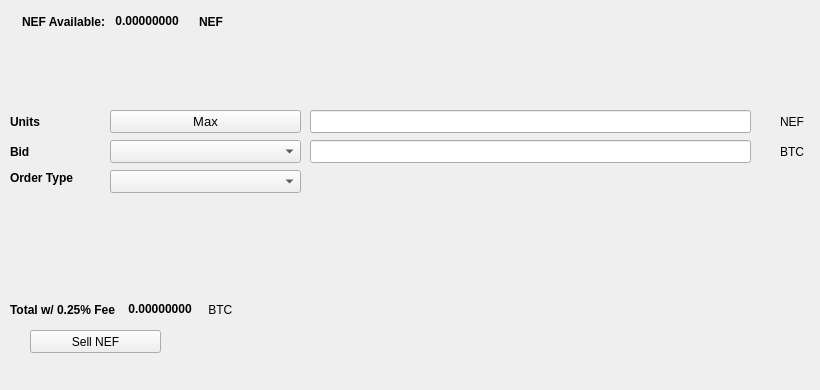
   <widget class="QWidget" name="SellTab">
    <attribute name="title">
     <string>Sell</string>
    </attribute>
    <widget class="QLabel" name="label_16">
     <property name="geometry">
      <rect>
       <x>780</x>
       <y>140</y>
       <width>31</width>
       <height>23</height>
      </rect>
     </property>
     <property name="text">
      <string>BTC</string>
     </property>
    </widget>
    <widget class="QComboBox" name="SellBidcomboBox">
     <property name="geometry">
      <rect>
       <x>110</x>
       <y>140</y>
       <width>191</width>
       <height>23</height>
      </rect>
     </property>
     <property name="font">
      <font>
       <pointsize>10</pointsize>
      </font>
     </property>
    </widget>
    <widget class="QLabel" name="label_18">
     <property name="geometry">
      <rect>
       <x>10</x>
       <y>110</y>
       <width>46</width>
       <height>23</height>
      </rect>
     </property>
     <property name="font">
      <font>
       <weight>75</weight>
       <bold>true</bold>
      </font>
     </property>
     <property name="text">
      <string>Units</string>
     </property>
    </widget>
    <widget class="QPushButton" name="Sell_Max_Amount">
     <property name="geometry">
      <rect>
       <x>110</x>
       <y>110</y>
       <width>191</width>
       <height>23</height>
      </rect>
     </property>
     <property name="font">
      <font>
       <pointsize>10</pointsize>
      </font>
     </property>
     <property name="text">
      <string>Max</string>
     </property>
    </widget>
    <widget class="QLabel" name="label_20">
     <property name="geometry">
      <rect>
       <x>10</x>
       <y>170</y>
       <width>91</width>
       <height>16</height>
      </rect>
     </property>
     <property name="font">
      <font>
       <weight>75</weight>
       <bold>true</bold>
      </font>
     </property>
     <property name="text">
      <string>Order Type</string>
     </property>
    </widget>
    <widget class="QComboBox" name="SellOrdertypeCombo">
     <property name="geometry">
      <rect>
       <x>110</x>
       <y>170</y>
       <width>191</width>
       <height>23</height>
      </rect>
     </property>
     <property name="font">
      <font>
       <pointsize>10</pointsize>
      </font>
     </property>
    </widget>
    <widget class="QLabel" name="label_21">
     <property name="geometry">
      <rect>
       <x>10</x>
       <y>140</y>
       <width>46</width>
       <height>23</height>
      </rect>
     </property>
     <property name="font">
      <font>
       <weight>75</weight>
       <bold>true</bold>
      </font>
     </property>
     <property name="text">
      <string>Bid</string>
     </property>
    </widget>
    <widget class="QLabel" name="label_22">
     <property name="geometry">
      <rect>
       <x>780</x>
       <y>110</y>
       <width>31</width>
       <height>23</height>
      </rect>
     </property>
     <property name="text">
      <string>NEF</string>
     </property>
    </widget>
    <widget class="QLineEdit" name="UnitsInputNEF">
     <property name="geometry">
      <rect>
       <x>310</x>
       <y>110</y>
       <width>441</width>
       <height>23</height>
      </rect>
     </property>
     <property name="font">
      <font>
       <pointsize>9</pointsize>
       <weight>75</weight>
       <bold>true</bold>
      </font>
     </property>
    </widget>
    <widget class="QLineEdit" name="SellBidPriceEdit">
     <property name="geometry">
      <rect>
       <x>310</x>
       <y>140</y>
       <width>441</width>
       <height>23</height>
      </rect>
     </property>
     <property name="font">
      <font>
       <pointsize>9</pointsize>
       <weight>75</weight>
       <bold>true</bold>
      </font>
     </property>
    </widget>
    <widget class="QPushButton" name="SellNEFBTN">
     <property name="geometry">
      <rect>
       <x>30</x>
       <y>330</y>
       <width>131</width>
       <height>23</height>
      </rect>
     </property>
     <property name="text">
      <string>Sell NEF</string>
     </property>
     <property name="icon">
      <iconset resource="../nef">
       <normaloff>:/icons/bitcoin</normaloff>:/icons/bitcoin</iconset>
     </property>
    </widget>
    <widget class="QWidget" name="layoutWidget3">
     <property name="geometry">
      <rect>
       <x>22</x>
       <y>12</y>
       <width>258</width>
       <height>19</height>
      </rect>
     </property>
     <layout class="QHBoxLayout" name="horizontalLayout">
      <item>
       <widget class="QLabel" name="label232_2">
        <property name="font">
         <font>
          <weight>75</weight>
          <bold>true</bold>
         </font>
        </property>
        <property name="text">
         <string>NEF Available:</string>
        </property>
       </widget>
      </item>
      <item>
       <widget class="QLabel" name="NEFAvailableLabel">
        <property name="palette">
         <palette>
          <active>
           <colorrole role="WindowText">
            <brush brushstyle="SolidPattern">
             <color alpha="255">
              <red>0</red>
              <green>0</green>
              <blue>0</blue>
             </color>
            </brush>
           </colorrole>
           <colorrole role="Button">
            <brush brushstyle="SolidPattern">
             <color alpha="255">
              <red>0</red>
              <green>170</green>
              <blue>0</blue>
             </color>
            </brush>
           </colorrole>
           <colorrole role="Light">
            <brush brushstyle="SolidPattern">
             <color alpha="255">
              <red>0</red>
              <green>255</green>
              <blue>0</blue>
             </color>
            </brush>
           </colorrole>
           <colorrole role="Midlight">
            <brush brushstyle="SolidPattern">
             <color alpha="255">
              <red>0</red>
              <green>212</green>
              <blue>0</blue>
             </color>
            </brush>
           </colorrole>
           <colorrole role="Dark">
            <brush brushstyle="SolidPattern">
             <color alpha="255">
              <red>0</red>
              <green>85</green>
              <blue>0</blue>
             </color>
            </brush>
           </colorrole>
           <colorrole role="Mid">
            <brush brushstyle="SolidPattern">
             <color alpha="255">
              <red>0</red>
              <green>113</green>
              <blue>0</blue>
             </color>
            </brush>
           </colorrole>
           <colorrole role="Text">
            <brush brushstyle="SolidPattern">
             <color alpha="255">
              <red>0</red>
              <green>170</green>
              <blue>0</blue>
             </color>
            </brush>
           </colorrole>
           <colorrole role="BrightText">
            <brush brushstyle="SolidPattern">
             <color alpha="255">
              <red>255</red>
              <green>255</green>
              <blue>255</blue>
             </color>
            </brush>
           </colorrole>
           <colorrole role="ButtonText">
            <brush brushstyle="SolidPattern">
             <color alpha="255">
              <red>0</red>
              <green>0</green>
              <blue>0</blue>
             </color>
            </brush>
           </colorrole>
           <colorrole role="Base">
            <brush brushstyle="SolidPattern">
             <color alpha="255">
              <red>255</red>
              <green>255</green>
              <blue>255</blue>
             </color>
            </brush>
           </colorrole>
           <colorrole role="Window">
            <brush brushstyle="SolidPattern">
             <color alpha="255">
              <red>0</red>
              <green>170</green>
              <blue>0</blue>
             </color>
            </brush>
           </colorrole>
           <colorrole role="Shadow">
            <brush brushstyle="SolidPattern">
             <color alpha="255">
              <red>0</red>
              <green>0</green>
              <blue>0</blue>
             </color>
            </brush>
           </colorrole>
           <colorrole role="AlternateBase">
            <brush brushstyle="SolidPattern">
             <color alpha="255">
              <red>127</red>
              <green>212</green>
              <blue>127</blue>
             </color>
            </brush>
           </colorrole>
           <colorrole role="ToolTipBase">
            <brush brushstyle="SolidPattern">
             <color alpha="255">
              <red>255</red>
              <green>255</green>
              <blue>220</blue>
             </color>
            </brush>
           </colorrole>
           <colorrole role="ToolTipText">
            <brush brushstyle="SolidPattern">
             <color alpha="255">
              <red>0</red>
              <green>0</green>
              <blue>0</blue>
             </color>
            </brush>
           </colorrole>
          </active>
          <inactive>
           <colorrole role="WindowText">
            <brush brushstyle="SolidPattern">
             <color alpha="255">
              <red>0</red>
              <green>0</green>
              <blue>0</blue>
             </color>
            </brush>
           </colorrole>
           <colorrole role="Button">
            <brush brushstyle="SolidPattern">
             <color alpha="255">
              <red>0</red>
              <green>170</green>
              <blue>0</blue>
             </color>
            </brush>
           </colorrole>
           <colorrole role="Light">
            <brush brushstyle="SolidPattern">
             <color alpha="255">
              <red>0</red>
              <green>255</green>
              <blue>0</blue>
             </color>
            </brush>
           </colorrole>
           <colorrole role="Midlight">
            <brush brushstyle="SolidPattern">
             <color alpha="255">
              <red>0</red>
              <green>212</green>
              <blue>0</blue>
             </color>
            </brush>
           </colorrole>
           <colorrole role="Dark">
            <brush brushstyle="SolidPattern">
             <color alpha="255">
              <red>0</red>
              <green>85</green>
              <blue>0</blue>
             </color>
            </brush>
           </colorrole>
           <colorrole role="Mid">
            <brush brushstyle="SolidPattern">
             <color alpha="255">
              <red>0</red>
              <green>113</green>
              <blue>0</blue>
             </color>
            </brush>
           </colorrole>
           <colorrole role="Text">
            <brush brushstyle="SolidPattern">
             <color alpha="255">
              <red>0</red>
              <green>170</green>
              <blue>0</blue>
             </color>
            </brush>
           </colorrole>
           <colorrole role="BrightText">
            <brush brushstyle="SolidPattern">
             <color alpha="255">
              <red>255</red>
              <green>255</green>
              <blue>255</blue>
             </color>
            </brush>
           </colorrole>
           <colorrole role="ButtonText">
            <brush brushstyle="SolidPattern">
             <color alpha="255">
              <red>0</red>
              <green>0</green>
              <blue>0</blue>
             </color>
            </brush>
           </colorrole>
           <colorrole role="Base">
            <brush brushstyle="SolidPattern">
             <color alpha="255">
              <red>255</red>
              <green>255</green>
              <blue>255</blue>
             </color>
            </brush>
           </colorrole>
           <colorrole role="Window">
            <brush brushstyle="SolidPattern">
             <color alpha="255">
              <red>0</red>
              <green>170</green>
              <blue>0</blue>
             </color>
            </brush>
           </colorrole>
           <colorrole role="Shadow">
            <brush brushstyle="SolidPattern">
             <color alpha="255">
              <red>0</red>
              <green>0</green>
              <blue>0</blue>
             </color>
            </brush>
           </colorrole>
           <colorrole role="AlternateBase">
            <brush brushstyle="SolidPattern">
             <color alpha="255">
              <red>127</red>
              <green>212</green>
              <blue>127</blue>
             </color>
            </brush>
           </colorrole>
           <colorrole role="ToolTipBase">
            <brush brushstyle="SolidPattern">
             <color alpha="255">
              <red>255</red>
              <green>255</green>
              <blue>220</blue>
             </color>
            </brush>
           </colorrole>
           <colorrole role="ToolTipText">
            <brush brushstyle="SolidPattern">
             <color alpha="255">
              <red>0</red>
              <green>0</green>
              <blue>0</blue>
             </color>
            </brush>
           </colorrole>
          </inactive>
          <disabled>
           <colorrole role="WindowText">
            <brush brushstyle="SolidPattern">
             <color alpha="255">
              <red>0</red>
              <green>85</green>
              <blue>0</blue>
             </color>
            </brush>
           </colorrole>
           <colorrole role="Button">
            <brush brushstyle="SolidPattern">
             <color alpha="255">
              <red>0</red>
              <green>170</green>
              <blue>0</blue>
             </color>
            </brush>
           </colorrole>
           <colorrole role="Light">
            <brush brushstyle="SolidPattern">
             <color alpha="255">
              <red>0</red>
              <green>255</green>
              <blue>0</blue>
             </color>
            </brush>
           </colorrole>
           <colorrole role="Midlight">
            <brush brushstyle="SolidPattern">
             <color alpha="255">
              <red>0</red>
              <green>212</green>
              <blue>0</blue>
             </color>
            </brush>
           </colorrole>
           <colorrole role="Dark">
            <brush brushstyle="SolidPattern">
             <color alpha="255">
              <red>0</red>
              <green>85</green>
              <blue>0</blue>
             </color>
            </brush>
           </colorrole>
           <colorrole role="Mid">
            <brush brushstyle="SolidPattern">
             <color alpha="255">
              <red>0</red>
              <green>113</green>
              <blue>0</blue>
             </color>
            </brush>
           </colorrole>
           <colorrole role="Text">
            <brush brushstyle="SolidPattern">
             <color alpha="255">
              <red>0</red>
              <green>85</green>
              <blue>0</blue>
             </color>
            </brush>
           </colorrole>
           <colorrole role="BrightText">
            <brush brushstyle="SolidPattern">
             <color alpha="255">
              <red>255</red>
              <green>255</green>
              <blue>255</blue>
             </color>
            </brush>
           </colorrole>
           <colorrole role="ButtonText">
            <brush brushstyle="SolidPattern">
             <color alpha="255">
              <red>0</red>
              <green>85</green>
              <blue>0</blue>
             </color>
            </brush>
           </colorrole>
           <colorrole role="Base">
            <brush brushstyle="SolidPattern">
             <color alpha="255">
              <red>0</red>
              <green>170</green>
              <blue>0</blue>
             </color>
            </brush>
           </colorrole>
           <colorrole role="Window">
            <brush brushstyle="SolidPattern">
             <color alpha="255">
              <red>0</red>
              <green>170</green>
              <blue>0</blue>
             </color>
            </brush>
           </colorrole>
           <colorrole role="Shadow">
            <brush brushstyle="SolidPattern">
             <color alpha="255">
              <red>0</red>
              <green>0</green>
              <blue>0</blue>
             </color>
            </brush>
           </colorrole>
           <colorrole role="AlternateBase">
            <brush brushstyle="SolidPattern">
             <color alpha="255">
              <red>0</red>
              <green>170</green>
              <blue>0</blue>
             </color>
            </brush>
           </colorrole>
           <colorrole role="ToolTipBase">
            <brush brushstyle="SolidPattern">
             <color alpha="255">
              <red>255</red>
              <green>255</green>
              <blue>220</blue>
             </color>
            </brush>
           </colorrole>
           <colorrole role="ToolTipText">
            <brush brushstyle="SolidPattern">
             <color alpha="255">
              <red>0</red>
              <green>0</green>
              <blue>0</blue>
             </color>
            </brush>
           </colorrole>
          </disabled>
         </palette>
        </property>
        <property name="font">
         <font>
          <weight>75</weight>
          <bold>true</bold>
         </font>
        </property>
        <property name="text">
         <string> 0.00000000 </string>
        </property>
        <property name="textInteractionFlags">
         <set>Qt::LinksAccessibleByMouse|Qt::TextSelectableByKeyboard|Qt::TextSelectableByMouse</set>
        </property>
       </widget>
      </item>
      <item>
       <widget class="QLabel" name="labelNEF">
        <property name="font">
         <font>
          <weight>75</weight>
          <bold>true</bold>
         </font>
        </property>
        <property name="text">
         <string>NEF</string>
        </property>
       </widget>
      </item>
     </layout>
    </widget>
    <widget class="QWidget" name="layoutWidget">
     <property name="geometry">
      <rect>
       <x>10</x>
       <y>300</y>
       <width>268</width>
       <height>19</height>
      </rect>
     </property>
     <layout class="QHBoxLayout" name="horizontalLayout_2">
      <item>
       <widget class="QLabel" name="label_19">
        <property name="font">
         <font>
          <weight>75</weight>
          <bold>true</bold>
         </font>
        </property>
        <property name="text">
         <string>Total w/ 0.25% Fee </string>
        </property>
       </widget>
      </item>
      <item>
       <widget class="QLabel" name="SellCostLabel">
        <property name="palette">
         <palette>
          <active>
           <colorrole role="WindowText">
            <brush brushstyle="SolidPattern">
             <color alpha="255">
              <red>0</red>
              <green>0</green>
              <blue>0</blue>
             </color>
            </brush>
           </colorrole>
           <colorrole role="Button">
            <brush brushstyle="SolidPattern">
             <color alpha="255">
              <red>0</red>
              <green>170</green>
              <blue>0</blue>
             </color>
            </brush>
           </colorrole>
           <colorrole role="Light">
            <brush brushstyle="SolidPattern">
             <color alpha="255">
              <red>0</red>
              <green>255</green>
              <blue>0</blue>
             </color>
            </brush>
           </colorrole>
           <colorrole role="Midlight">
            <brush brushstyle="SolidPattern">
             <color alpha="255">
              <red>0</red>
              <green>212</green>
              <blue>0</blue>
             </color>
            </brush>
           </colorrole>
           <colorrole role="Dark">
            <brush brushstyle="SolidPattern">
             <color alpha="255">
              <red>0</red>
              <green>85</green>
              <blue>0</blue>
             </color>
            </brush>
           </colorrole>
           <colorrole role="Mid">
            <brush brushstyle="SolidPattern">
             <color alpha="255">
              <red>0</red>
              <green>113</green>
              <blue>0</blue>
             </color>
            </brush>
           </colorrole>
           <colorrole role="Text">
            <brush brushstyle="SolidPattern">
             <color alpha="255">
              <red>0</red>
              <green>170</green>
              <blue>0</blue>
             </color>
            </brush>
           </colorrole>
           <colorrole role="BrightText">
            <brush brushstyle="SolidPattern">
             <color alpha="255">
              <red>255</red>
              <green>255</green>
              <blue>255</blue>
             </color>
            </brush>
           </colorrole>
           <colorrole role="ButtonText">
            <brush brushstyle="SolidPattern">
             <color alpha="255">
              <red>0</red>
              <green>0</green>
              <blue>0</blue>
             </color>
            </brush>
           </colorrole>
           <colorrole role="Base">
            <brush brushstyle="SolidPattern">
             <color alpha="255">
              <red>255</red>
              <green>255</green>
              <blue>255</blue>
             </color>
            </brush>
           </colorrole>
           <colorrole role="Window">
            <brush brushstyle="SolidPattern">
             <color alpha="255">
              <red>0</red>
              <green>170</green>
              <blue>0</blue>
             </color>
            </brush>
           </colorrole>
           <colorrole role="Shadow">
            <brush brushstyle="SolidPattern">
             <color alpha="255">
              <red>0</red>
              <green>0</green>
              <blue>0</blue>
             </color>
            </brush>
           </colorrole>
           <colorrole role="AlternateBase">
            <brush brushstyle="SolidPattern">
             <color alpha="255">
              <red>127</red>
              <green>212</green>
              <blue>127</blue>
             </color>
            </brush>
           </colorrole>
           <colorrole role="ToolTipBase">
            <brush brushstyle="SolidPattern">
             <color alpha="255">
              <red>255</red>
              <green>255</green>
              <blue>220</blue>
             </color>
            </brush>
           </colorrole>
           <colorrole role="ToolTipText">
            <brush brushstyle="SolidPattern">
             <color alpha="255">
              <red>0</red>
              <green>0</green>
              <blue>0</blue>
             </color>
            </brush>
           </colorrole>
          </active>
          <inactive>
           <colorrole role="WindowText">
            <brush brushstyle="SolidPattern">
             <color alpha="255">
              <red>0</red>
              <green>0</green>
              <blue>0</blue>
             </color>
            </brush>
           </colorrole>
           <colorrole role="Button">
            <brush brushstyle="SolidPattern">
             <color alpha="255">
              <red>0</red>
              <green>170</green>
              <blue>0</blue>
             </color>
            </brush>
           </colorrole>
           <colorrole role="Light">
            <brush brushstyle="SolidPattern">
             <color alpha="255">
              <red>0</red>
              <green>255</green>
              <blue>0</blue>
             </color>
            </brush>
           </colorrole>
           <colorrole role="Midlight">
            <brush brushstyle="SolidPattern">
             <color alpha="255">
              <red>0</red>
              <green>212</green>
              <blue>0</blue>
             </color>
            </brush>
           </colorrole>
           <colorrole role="Dark">
            <brush brushstyle="SolidPattern">
             <color alpha="255">
              <red>0</red>
              <green>85</green>
              <blue>0</blue>
             </color>
            </brush>
           </colorrole>
           <colorrole role="Mid">
            <brush brushstyle="SolidPattern">
             <color alpha="255">
              <red>0</red>
              <green>113</green>
              <blue>0</blue>
             </color>
            </brush>
           </colorrole>
           <colorrole role="Text">
            <brush brushstyle="SolidPattern">
             <color alpha="255">
              <red>0</red>
              <green>170</green>
              <blue>0</blue>
             </color>
            </brush>
           </colorrole>
           <colorrole role="BrightText">
            <brush brushstyle="SolidPattern">
             <color alpha="255">
              <red>255</red>
              <green>255</green>
              <blue>255</blue>
             </color>
            </brush>
           </colorrole>
           <colorrole role="ButtonText">
            <brush brushstyle="SolidPattern">
             <color alpha="255">
              <red>0</red>
              <green>0</green>
              <blue>0</blue>
             </color>
            </brush>
           </colorrole>
           <colorrole role="Base">
            <brush brushstyle="SolidPattern">
             <color alpha="255">
              <red>255</red>
              <green>255</green>
              <blue>255</blue>
             </color>
            </brush>
           </colorrole>
           <colorrole role="Window">
            <brush brushstyle="SolidPattern">
             <color alpha="255">
              <red>0</red>
              <green>170</green>
              <blue>0</blue>
             </color>
            </brush>
           </colorrole>
           <colorrole role="Shadow">
            <brush brushstyle="SolidPattern">
             <color alpha="255">
              <red>0</red>
              <green>0</green>
              <blue>0</blue>
             </color>
            </brush>
           </colorrole>
           <colorrole role="AlternateBase">
            <brush brushstyle="SolidPattern">
             <color alpha="255">
              <red>127</red>
              <green>212</green>
              <blue>127</blue>
             </color>
            </brush>
           </colorrole>
           <colorrole role="ToolTipBase">
            <brush brushstyle="SolidPattern">
             <color alpha="255">
              <red>255</red>
              <green>255</green>
              <blue>220</blue>
             </color>
            </brush>
           </colorrole>
           <colorrole role="ToolTipText">
            <brush brushstyle="SolidPattern">
             <color alpha="255">
              <red>0</red>
              <green>0</green>
              <blue>0</blue>
             </color>
            </brush>
           </colorrole>
          </inactive>
          <disabled>
           <colorrole role="WindowText">
            <brush brushstyle="SolidPattern">
             <color alpha="255">
              <red>0</red>
              <green>85</green>
              <blue>0</blue>
             </color>
            </brush>
           </colorrole>
           <colorrole role="Button">
            <brush brushstyle="SolidPattern">
             <color alpha="255">
              <red>0</red>
              <green>170</green>
              <blue>0</blue>
             </color>
            </brush>
           </colorrole>
           <colorrole role="Light">
            <brush brushstyle="SolidPattern">
             <color alpha="255">
              <red>0</red>
              <green>255</green>
              <blue>0</blue>
             </color>
            </brush>
           </colorrole>
           <colorrole role="Midlight">
            <brush brushstyle="SolidPattern">
             <color alpha="255">
              <red>0</red>
              <green>212</green>
              <blue>0</blue>
             </color>
            </brush>
           </colorrole>
           <colorrole role="Dark">
            <brush brushstyle="SolidPattern">
             <color alpha="255">
              <red>0</red>
              <green>85</green>
              <blue>0</blue>
             </color>
            </brush>
           </colorrole>
           <colorrole role="Mid">
            <brush brushstyle="SolidPattern">
             <color alpha="255">
              <red>0</red>
              <green>113</green>
              <blue>0</blue>
             </color>
            </brush>
           </colorrole>
           <colorrole role="Text">
            <brush brushstyle="SolidPattern">
             <color alpha="255">
              <red>0</red>
              <green>85</green>
              <blue>0</blue>
             </color>
            </brush>
           </colorrole>
           <colorrole role="BrightText">
            <brush brushstyle="SolidPattern">
             <color alpha="255">
              <red>255</red>
              <green>255</green>
              <blue>255</blue>
             </color>
            </brush>
           </colorrole>
           <colorrole role="ButtonText">
            <brush brushstyle="SolidPattern">
             <color alpha="255">
              <red>0</red>
              <green>85</green>
              <blue>0</blue>
             </color>
            </brush>
           </colorrole>
           <colorrole role="Base">
            <brush brushstyle="SolidPattern">
             <color alpha="255">
              <red>0</red>
              <green>170</green>
              <blue>0</blue>
             </color>
            </brush>
           </colorrole>
           <colorrole role="Window">
            <brush brushstyle="SolidPattern">
             <color alpha="255">
              <red>0</red>
              <green>170</green>
              <blue>0</blue>
             </color>
            </brush>
           </colorrole>
           <colorrole role="Shadow">
            <brush brushstyle="SolidPattern">
             <color alpha="255">
              <red>0</red>
              <green>0</green>
              <blue>0</blue>
             </color>
            </brush>
           </colorrole>
           <colorrole role="AlternateBase">
            <brush brushstyle="SolidPattern">
             <color alpha="255">
              <red>0</red>
              <green>170</green>
              <blue>0</blue>
             </color>
            </brush>
           </colorrole>
           <colorrole role="ToolTipBase">
            <brush brushstyle="SolidPattern">
             <color alpha="255">
              <red>255</red>
              <green>255</green>
              <blue>220</blue>
             </color>
            </brush>
           </colorrole>
           <colorrole role="ToolTipText">
            <brush brushstyle="SolidPattern">
             <color alpha="255">
              <red>0</red>
              <green>0</green>
              <blue>0</blue>
             </color>
            </brush>
           </colorrole>
          </disabled>
         </palette>
        </property>
        <property name="font">
         <font>
          <weight>75</weight>
          <bold>true</bold>
         </font>
        </property>
        <property name="autoFillBackground">
         <bool>false</bool>
        </property>
        <property name="text">
         <string> 0.00000000</string>
        </property>
        <property name="textInteractionFlags">
         <set>Qt::LinksAccessibleByMouse|Qt::TextSelectableByMouse</set>
        </property>
       </widget>
      </item>
      <item>
       <widget class="QLabel" name="label_17">
        <property name="font">
         <font>
          <weight>50</weight>
          <bold>false</bold>
         </font>
        </property>
        <property name="text">
         <string> BTC</string>
        </property>
       </widget>
      </item>
     </layout>
    </widget>
    <widget class="QLabel" name="label_23">
     <property name="geometry">
      <rect>
       <x>460</x>
       <y>300</y>
       <width>281</width>
       <height>81</height>
      </rect>
     </property>
     <property name="text">
      <string/>
     </property>
     <property name="pixmap">
      <pixmap>:/images/bittrex</pixmap>
     </property>
    </widget>
   </widget>
